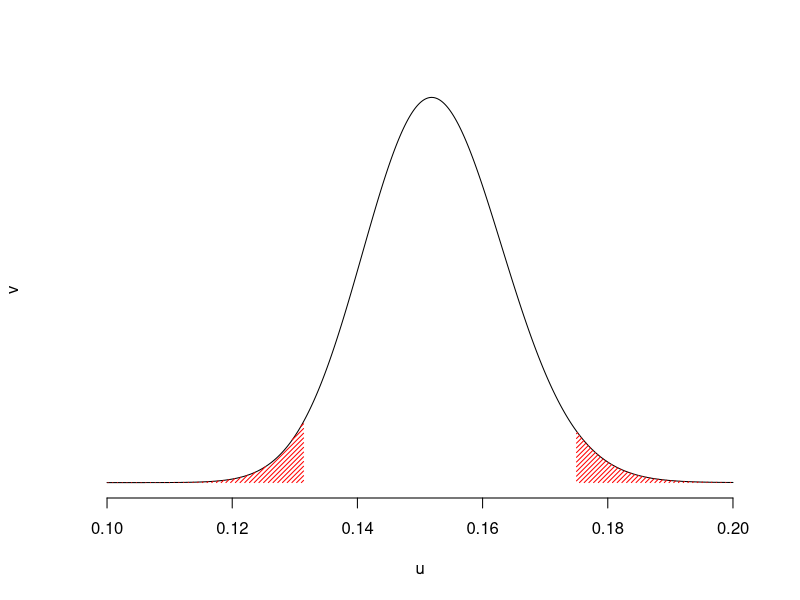
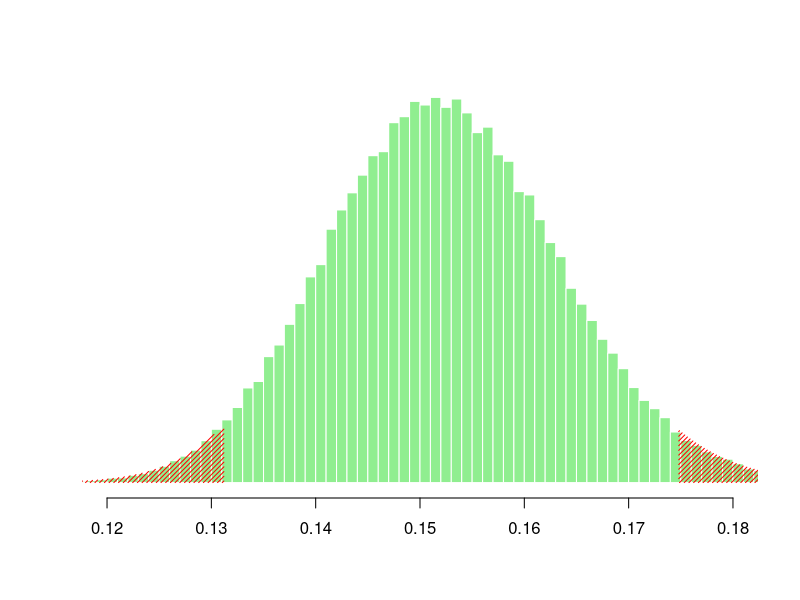
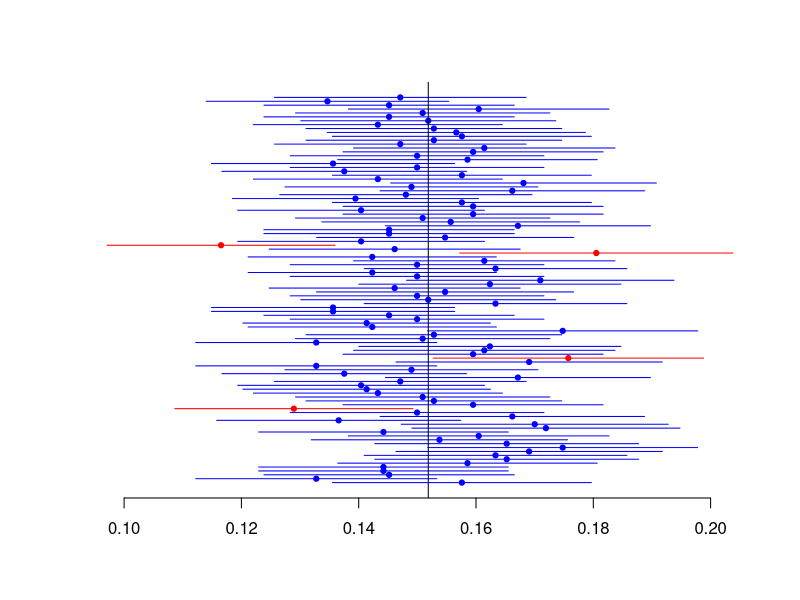

Write R code to recreate these figures, in order.
## ---- chunk 1
n=1047
y=159
## ---- chunk 2
post_mean <- (1+y)/(2+n); post_mean
## ---- chunk 3
post_95CI <- qbeta(c(0.025, 0.975),1+y,1+n-y); post_95CI
## ---- chunk 4
u=seq(.1,.2,length=501)
v=dbeta(u,1+y,1+n-y)
plot(u,v,axes=FALSE,type="l")
I=u<qbeta(.025,1+y,1+n-y)
polygon(c(u[I],rev(u[I])),c(v[I],
                            + rep(0,sum(I))),col="red",density=30,border=NA)
I=u>qbeta(.975,1+y,1+n-y)
polygon(c(u[I],rev(u[I])),c(v[I],
                            + rep(0,sum(I))),col="red",density=30,border=NA)
axis(1)
## ---- chunk 5
m_samples = 100000

## generate n_samples from the posterior 
post_samples <- rbeta(m_samples,1+y,2+n-y)

approx_post_95CI <- quantile(post_samples, probs = c(0.025, 0.975)); approx_post_95CI
## ---- chunk 6
hist(post_samples,prob=TRUE,col="light green",
     border="white",axes=FALSE, breaks=100,
     main="",xlab="",ylab="",lwd=3,xlim=c(.12,.18))
u=seq(.1,.2,length=501)
I=u<as.numeric(approx_post_95CI[1])
lines(polygon(c(u[I],rev(u[I])),c(v[I],
                                  + rep(0,sum(I))),col="red",density=30,border=NA))
I=u>as.numeric(approx_post_95CI[2])
lines(polygon(c(u[I],rev(u[I])),c(v[I],
                                  + rep(0,sum(I))),col="red",density=30,border=NA))
axis(1)
## ---- chunk 7
y <- 159
n <- 1047
## ---- chunk 8
ns <- 100
M=matrix(rbinom(n*ns,size=1,prob=y/n),nrow=n)

fIC=function(x) mean(x)+c(-1,1)*1.96*sqrt(mean(x)*(1-mean(x)))/sqrt(n)
IC=t(apply(M,2,fIC))
MN=apply(M,2,mean)

k=(y/n<IC[,1])|(y/n>IC[,2])
plot(MN,1:ns,xlim=range(IC),axes=FALSE,
     xlab="",ylab="",pch=19,cex=.7,
     col=c("blue","red")[1+k])
axis(1)
segments(IC[,1],1:ns,IC[,2],1:
           + ns,col=c("blue","red")[1+k])
abline(v=y/n)
